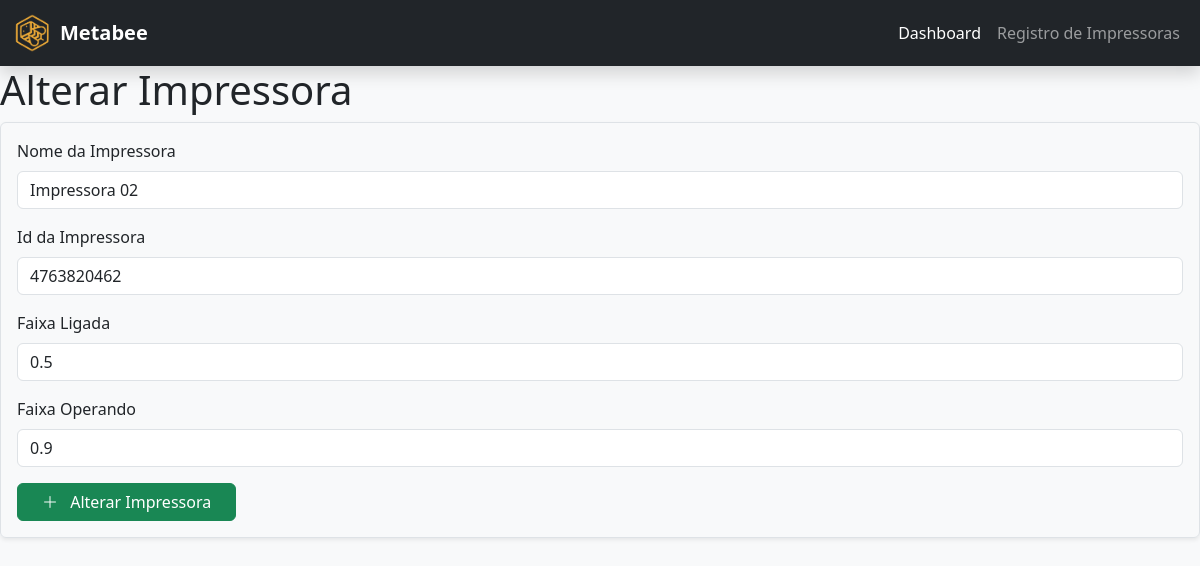
/edit_printer/17, run on the app's committed database.
### metabee_app/models.py (models this page shows)
class Printer(models.Model):
    name = models.CharField(max_length=100, default="Default Printer")
    status = models.IntegerField(validators=[MinValueValidator(0), MaxValueValidator(2)], default=0)
    device_id = models.CharField(max_length=100, default="0")
    idle_range = models.FloatField(max_length=100, default=0)
    operating_range = models.FloatField(max_length=100, default=0)

### metabee_app/views.py (the view, shortened to what this page needs)
# urls.py: path('edit_printer/<int:printer_id>', views.edit_printer, name="edit_printer"),
def edit_printer(request, printer_id):
    printer = Printer.objects.filter(id=printer_id).first()
    context = {'printer': printer}
    return render(request, "edit_printer.html", context)

### metabee_app/templates/edit_printer.html (shortened to what this page needs)
{% extends 'layout.html' %}
{% load static %}
{% block content %}
  <h1>Alterar Impressora</h1>
  <form action="{% url 'edit_printer' printer.id %}" method="post" class="p-3 border rounded shadow-sm">
    <div class="mb-3">
      <label for="printer_name" class="form-label">Nome da Impressora</label>
      <input type="text" name="name" id="printer_name" class="form-control" value="{{ printer.name }}" placeholder="Ex: HP LaserJet 1020" required />
    </div>
    <div class="mb-3">
      <label for="device_id" class="form-label">Id da Impressora</label>
      <input type="text" name="device_id" id="device_id" class="form-control" value="{{ printer.device_id }}" placeholder="Ex: D7890D77H" required/>
    </div>
    <div class="mb-3">
      <label for="idle_range" class="form-label">Faixa Ligada</label>
      <input type="number" step="0.01" name="idle_range" id="idle_range" class="form-control" value="{{ printer.idle_range }}" placeholder="0.00" required />
    </div>
    <div class="mb-3">
      <label for="operating_range" class="form-label">Faixa Operando</label>
      <input type="number" step="0.01" name="operating_range" id="operating_range" class="form-control" value="{{ printer.operating_range }}" placeholder="0.00" required />
    </div>
    <button type="submit" class="btn btn-success px-4">
      <i class="bi bi-plus-lg me-2"></i> Alterar Impressora
    </button>
  </form>
{% endblock %}

### data on the page
Printer: name "Impressora 02", device_id "4763820462", idle_range "0.5", operating_range "0.9"
